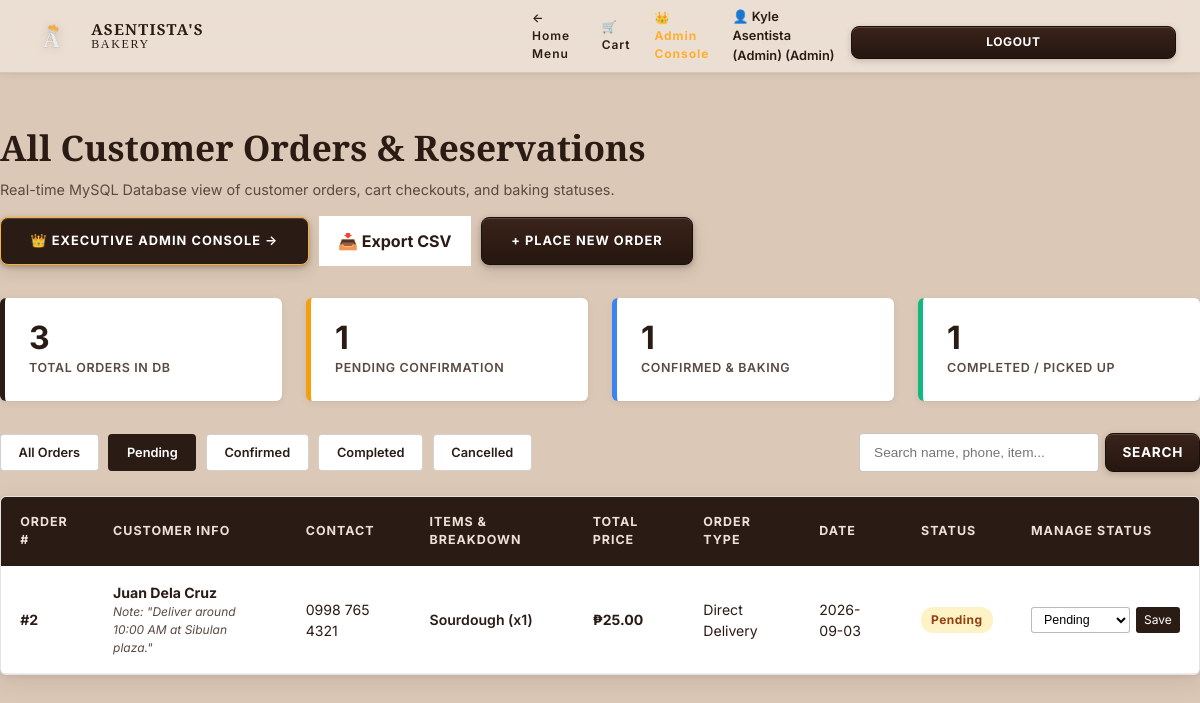
The app's page /User/dashboard.php?status=Pending (signed in) with its own data.
### tables this page shows
CREATE TABLE `users` (
  `id` INT AUTO_INCREMENT PRIMARY KEY,
  `name` VARCHAR(100) NOT NULL,
  `email` VARCHAR(150) NOT NULL UNIQUE,
  `phone` VARCHAR(30) DEFAULT NULL,
  `password` VARCHAR(255) NOT NULL,
  `role` ENUM('admin', 'customer') DEFAULT 'customer',
  `created_at` TIMESTAMP DEFAULT CURRENT_TIMESTAMP,
  `updated_at` TIMESTAMP DEFAULT CURRENT_TIMESTAMP ON UPDATE CURRENT_TIMESTAMP
);

CREATE TABLE `orders` (
  `id` INT AUTO_INCREMENT PRIMARY KEY,
  `user_id` INT DEFAULT NULL,
  `customer_name` VARCHAR(100) NOT NULL,
  `customer_phone` VARCHAR(30) NOT NULL,
  `item_name` VARCHAR(255) NOT NULL,
  `item_price` DECIMAL(10,2) NOT NULL DEFAULT 0.00,
  `quantity` INT NOT NULL DEFAULT 1,
  `order_type` VARCHAR(50) NOT NULL DEFAULT 'In-Store Pickup',  
  `reservation_date` DATE NOT NULL,
  `special_notes` TEXT DEFAULT NULL,
  `status` ENUM('Pending', 'Confirmed', 'Completed', 'Cancelled') NOT NULL DEFAULT 'Pending',
  `created_at` TIMESTAMP DEFAULT CURRENT_TIMESTAMP,
  `updated_at` TIMESTAMP DEFAULT CURRENT_TIMESTAMP ON UPDATE CURRENT_TIMESTAMP,
  CONSTRAINT `fk_orders_user` FOREIGN KEY (`user_id`) REFERENCES `users` (`id`) ON DELETE SET NULL ON UPDATE CASCADE
);

### database/function.php (called while the page is built, shortened)
<?php
require_once __DIR__ . '/validation.php';
function validateUserSession(?PDO $pdo = null) {
    $userId = (int)$_SESSION['user_id'];
    if (!$pdo) {
        global $pdo;
    }
    if ($pdo) {
        try {
            $stmt = $pdo->prepare("SELECT id, name, email, phone, role, created_at FROM `users` WHERE id = :id LIMIT 1");
            $stmt->bindValue(':id', $userId, PDO::PARAM_INT);
            $stmt->execute();
            $user = $stmt->fetch();
            return $user;
        } catch (Exception $e) {
            error_log("Session DB Verification Error: " . $e->getMessage());
        }
    }
    return [
        'id'    => $_SESSION['user_id'],
        'name'  => $_SESSION['user_name'] ?? 'Guest',
        'email' => $_SESSION['user_email'] ?? '',
        'phone' => $_SESSION['user_phone'] ?? '',
        'role'  => $_SESSION['user_role'] ?? 'customer'
    ];
}
function isAdmin(?PDO $pdo = null) {
    $user = validateUserSession($pdo);
    return !empty($user) && isset($user['role']) && $user['role'] === 'admin';
}
function getCurrentUser(?PDO $pdo = null) {
    return validateUserSession($pdo);
}
function searchOrders(PDO $pdo, $keyword = '', $statusFilter = null, $userId = null) {
    $sql = "SELECT * FROM `orders` WHERE 1=1";
    $params = [];
    if (!empty($statusFilter)) {
        $sql .= " AND status = :status";
        $params[':status'] = $statusFilter;
    }
    $sql .= " ORDER BY created_at DESC";
    $stmt = $pdo->prepare($sql);
    foreach ($params as $k => $v) {
        if ($k === ':uid') {
            $stmt->bindValue($k, $v, PDO::PARAM_INT);
        } else {
            $stmt->bindValue($k, $v, PDO::PARAM_STR);
        }
    }
    $stmt->execute();
    return $stmt->fetchAll();
}
function getAllOrders(PDO $pdo, $statusFilter = null) {
    return searchOrders($pdo, '', $statusFilter, null);
}

### database/validation.php (called while the page is built, shortened)
<?php
function sanitize_input($data) {
    $data = trim($data);
    $data = stripslashes($data);
    $data = htmlspecialchars($data, ENT_QUOTES, 'UTF-8');
    return $data;
}

### User/dashboard.php (the view, shortened to what this page needs)
<?php
require_once __DIR__ . '/../database/function.php';
$user = getCurrentUser();
$filterStatus = isset($_GET['status']) && !empty($_GET['status']) ? sanitize_input($_GET['status']) : null;
$searchKeyword = isset($_GET['q']) ? sanitize_input($_GET['q']) : '';
if ($user['role'] === 'customer') {
    $orders = searchOrders($pdo, $searchKeyword, $filterStatus, $user['id']);
    $pageTitle = "My Bakery Orders";
} else {
    $orders = searchOrders($pdo, $searchKeyword, $filterStatus, null);
    $pageTitle = "All Customer Orders & Reservations";
}
$allOrders = getAllOrders($pdo);
$totalCount = count($allOrders);
$pendingCount = count(array_filter($allOrders, fn($o) => $o['status'] === 'Pending'));
$confirmedCount = count(array_filter($allOrders, fn($o) => $o['status'] === 'Confirmed'));
$completedCount = count(array_filter($allOrders, fn($o) => $o['status'] === 'Completed'));
?>
<!DOCTYPE html>
<html lang="en">
<head>
    <link rel="stylesheet" href="../style.css">
</head>
<body class="<?php echo isAdmin($pdo) ? 'admin-logged-in' : ''; ?>">
    <nav class="site-nav">
        <div class="container nav-container">
            <a href="../index.php" class="brand-logo-wrap">
                <div class="brand-svg-logo">
                    <img src="../assets/ASENTISTA FINAL.png" alt="Asentista's Bakery Logo" class="brand-logo-img">
                </div>
                <div class="brand-text-block">
                    <span class="brand-title">ASENTISTA'S</span>
                    <span class="brand-subtitle">BAKERY</span>
                </div>
            </a>
            <div style="display: flex; align-items: center; gap: 1rem;">
                <a href="../index.php" class="nav-link">← Home Menu</a>
                <a href="../Cart/cart.php" class="nav-link">🛒 Cart</a>
                <?php if (isAdmin($pdo)): ?>
                    <a href="../Admin/admin.php" class="nav-link" style="color: var(--color-yellow); font-weight: 700; display: inline-flex; align-items: center; gap: 4px;" title="Return to Executive Operations Center">👑 Admin Console</a>
                <?php endif; ?>
                <?php if ($user): ?>
                    <span style="font-size: 0.8rem; font-weight: 600;">👤 <?php echo htmlspecialchars($user['name']); ?> (<?php echo ucfirst($user['role']); ?>)</span>
                    <a href="../Login/logout.php" class="btn-submit-modal" style="padding: 0.4rem 0.8rem; font-size: 0.75rem; text-decoration: none;">Logout</a>
                <?php else: ?>
                    <a href="../Login/auth.php" class="btn-submit-modal" style="padding: 0.4rem 0.8rem; font-size: 0.75rem; text-decoration: none;">Login / Register</a>
                <?php endif; ?>
            </div>
        </div>
    </nav>
    <div class="container dashboard-container">
        <div class="dashboard-header">
            <div>
                <h1 style="font-family: var(--font-serif); font-size: 2.2rem; color: var(--color-brown-deep); margin-bottom: 0.3rem;">
                    <?php echo $pageTitle; ?>
                </h1>
                <p style="color: var(--color-text-muted); font-size: 0.9rem;">
                    Real-time MySQL Database view of customer orders, cart checkouts, and baking statuses.
                </p>
            </div>
            <div style="display: flex; gap: 10px; align-items: center; flex-wrap: wrap;">
                <?php if (isAdmin($pdo)): ?>
                    <a href="../Admin/admin.php" class="btn-book-now" style="background: var(--color-brown-deep); border: 1px solid var(--color-yellow); color: var(--color-yellow); text-decoration: none;" title="Open Executive Operations Center">
                        👑 Executive Admin Console →
                    </a>
                <?php endif; ?>
                <a href="dashboard.php?export=csv<?php echo $filterStatus ? '&status=' . urlencode($filterStatus) : ''; ?><?php echo $searchKeyword ? '&q=' . urlencode($searchKeyword) : ''; ?>" class="btn-clear-cart" style="padding: 0.8rem 1.2rem; font-weight: 700; background: var(--color-white); border-color: var(--color-brown-deep); text-decoration: none;">
                    📥 Export CSV
                </a>
                <a href="../index.php#bread-menu" class="btn-book-now" style="text-decoration: none;">
                    + Place New Order
                </a>
            </div>
        </div>
        <div class="stats-grid">
            <div class="stat-card">
                <div class="stat-value"><?php echo $totalCount; ?></div>
                <div class="stat-label">Total Orders in DB</div>
            </div>
            <div class="stat-card pending">
                <div class="stat-value"><?php echo $pendingCount; ?></div>
                <div class="stat-label">Pending Confirmation</div>
            </div>
            <div class="stat-card confirmed">
                <div class="stat-value"><?php echo $confirmedCount; ?></div>
                <div class="stat-label">Confirmed & Baking</div>
            </div>
            <div class="stat-card completed">
                <div class="stat-value"><?php echo $completedCount; ?></div>
                <div class="stat-label">Completed / Picked Up</div>
            </div>
        </div>
        <div class="controls-row">
            <div class="filter-bar">
                <a href="dashboard.php<?php echo $searchKeyword ? '?q=' . urlencode($searchKeyword) : ''; ?>" class="filter-btn <?php echo !$filterStatus ? 'active' : ''; ?>">All Orders</a>
                <a href="dashboard.php?status=Pending<?php echo $searchKeyword ? '&q=' . urlencode($searchKeyword) : ''; ?>" class="filter-btn <?php echo $filterStatus === 'Pending' ? 'active' : ''; ?>">Pending</a>
                <a href="dashboard.php?status=Confirmed<?php echo $searchKeyword ? '&q=' . urlencode($searchKeyword) : ''; ?>" class="filter-btn <?php echo $filterStatus === 'Confirmed' ? 'active' : ''; ?>">Confirmed</a>
                <a href="dashboard.php?status=Completed<?php echo $searchKeyword ? '&q=' . urlencode($searchKeyword) : ''; ?>" class="filter-btn <?php echo $filterStatus === 'Completed' ? 'active' : ''; ?>">Completed</a>
                <a href="dashboard.php?status=Cancelled<?php echo $searchKeyword ? '&q=' . urlencode($searchKeyword) : ''; ?>" class="filter-btn <?php echo $filterStatus === 'Cancelled' ? 'active' : ''; ?>">Cancelled</a>
            </div>
            <form method="GET" action="dashboard.php" class="search-orders-form">
                <input type="text" name="q" class="search-orders-input" placeholder="Search name, phone, item..." value="<?php echo htmlspecialchars($searchKeyword); ?>">
                <button type="submit" class="btn-submit-modal" style="margin-top: 0; padding: 0.5rem 1rem; width: auto;">Search</button>
            </form>
        </div>
        <div class="orders-table-card">
            <?php if (empty($orders)): ?>
                <div style="padding: 3.5rem 2rem; text-align: center; color: var(--color-text-muted);">
                    <h3>No orders found matching your search.</h3>
                    <p style="margin-top: 0.5rem;">
                        <a href="dashboard.php" style="color: var(--color-brown-deep); text-decoration: underline;">Clear filters</a> or
                        <a href="../index.php" style="color: var(--color-brown-deep); text-decoration: underline;">Browse bakery menu</a>.
                    </p>
                </div>
            <?php else: ?>
                <table class="orders-table">
                    <thead>
                        <tr>
                            <th>Order #</th>
                            <th>Customer Info</th>
                            <th>Contact</th>
                            <th>Items & Breakdown</th>
                            <th>Total Price</th>
                            <th>Order Type</th>
                            <th>Date</th>
                            <th>Status</th>
                            <th>Manage Status</th>
                        </tr>
                    </thead>
                    <tbody>
                        <?php foreach ($orders as $row): ?>
                            <tr>
                                <td><strong>#<?php echo htmlspecialchars($row['id']); ?></strong></td>
                                <td>
                                    <strong><?php echo htmlspecialchars($row['customer_name']); ?></strong>
                                    <?php if (!empty($row['special_notes'])): ?>
                                        <div style="font-size: 0.75rem; color: var(--color-text-muted); font-style: italic; max-width: 220px;">
                                            Note: "<?php echo htmlspecialchars($row['special_notes']); ?>"
                                        </div>
                                    <?php endif; ?>
                                </td>
                                <td><?php echo htmlspecialchars($row['customer_phone']); ?></td>
                                <td>
                                    <span style="font-weight: 600;"><?php echo htmlspecialchars($row['item_name']); ?></span>
                                </td>
                                <td style="font-weight: 700; color: var(--color-brown-deep);">
                                    ₱<?php echo number_format($row['item_price'], 2); ?>
                                </td>
                                <td><?php echo htmlspecialchars($row['order_type']); ?></td>
                                <td><?php echo htmlspecialchars($row['reservation_date']); ?></td>
                                <td>
                                    <span class="status-badge status-<?php echo htmlspecialchars($row['status']); ?>">
                                        <?php echo htmlspecialchars($row['status']); ?>
                                    </span>
                                </td>
                                <td>
                                    <?php if (isAdmin()): ?>
                                        <form method="POST" action="dashboard.php" class="action-select-form">
                                            <select name="new_status" class="status-select">
                                                <option value="Pending" <?php echo $row['status'] === 'Pending' ? 'selected' : ''; ?>>Pending</option>
                                            </select>
                                            <button type="submit" class="btn-status-update">Save</button>
                                        </form>
                                    <?php else: ?>
                                        <span style="font-size: 0.8rem; color: var(--color-text-muted); font-style: italic;">
                                            Customer Order
                                        </span>
                                    <?php endif; ?>
                                </td>
                            </tr>
                        <?php endforeach; ?>
                    </tbody>
                </table>
            <?php endif; ?>
        </div>
    </div>
</body>
</html>

### records on screen
users: name "Kyle Asentista (Admin)", role "Admin", role "All Customer Orders & Reservations"
orders: id "2", customer_name "Juan Dela Cruz", special_notes "Deliver around 10:00 AM at Sibulan plaza.", customer_phone "0998 765 4321", item_name "Sourdough (x1)", item_price "25.00", order_type "Direct Delivery", reservation_date "2026-09-03", status "Pending", new_status "Pending"

### other values on screen
$totalCount "3"
$pendingCount "1"
$confirmedCount "1"
$completedCount "1"
